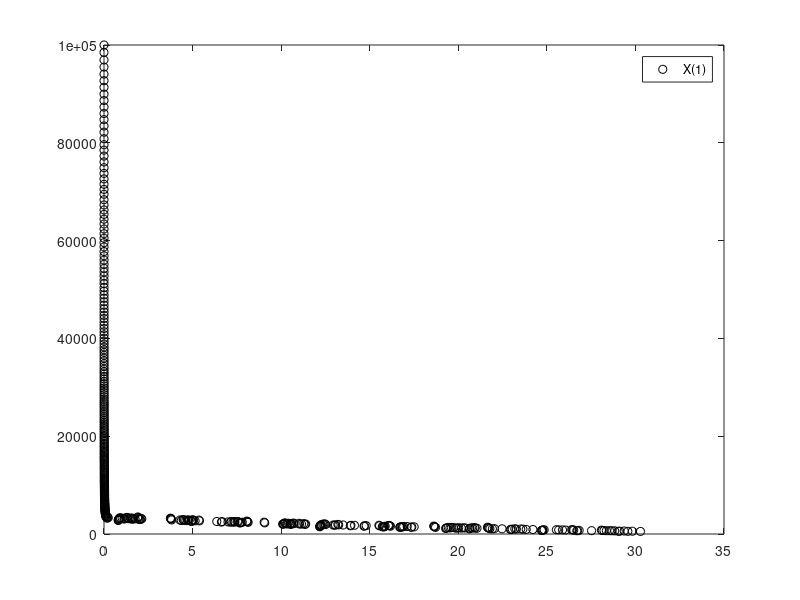
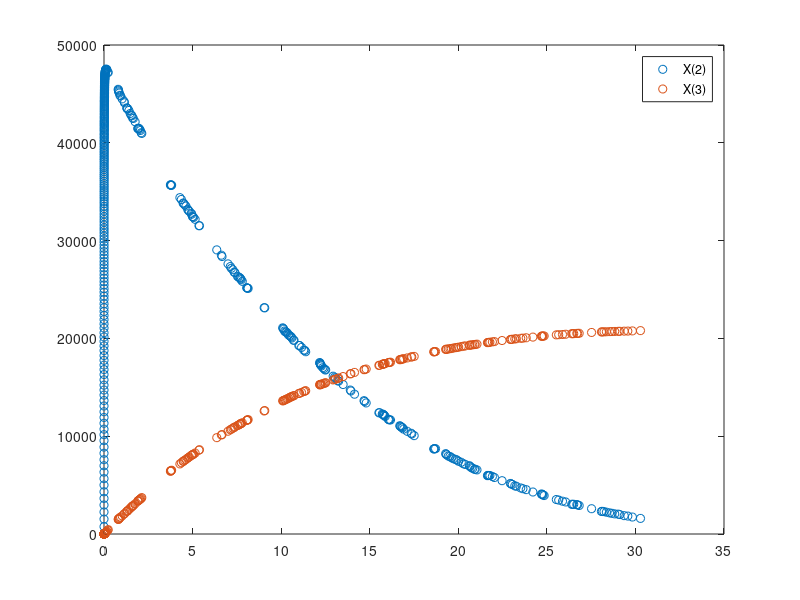

Write MATLAB code to recreate these figures, in order.
%%%% Gillespie Tau Leaping %%%% 

clear;
clc;

N=3; %Número de componentes
M=4; %Número de reacciones

%Vector X de numero de moléculas de cada componente
X=zeros(1,N);
X(1)=1e5;
X(2)=0;
X(3)=0;

%Constantes de cada reacción
c=zeros(1,M);
c(1)=1;
c(2)=0.002;
c(3)=0.5;
c(4)=0.04;

%Matriz de reacciones v
v=zeros(M,N);
v(1,:)=[-1,0,0];
v(2,:)=[-2,1,0];
v(3,:)=[2,-1,0];
v(4,:)=[0,-1,1];

%Vector de kj's
k=zeros(1,M);

%Lambda
lambda=zeros(1,N);

%Vector de a's
a=zeros(1,M);

%Matriz de b's
b=zeros(M,N);

%Epsilon
eps=zeros(1,N);

%Taus
taus=zeros(1,M);

a0=0;
d=0;
ep=0.03;

T(1)=0;
n=1;
while T(n)<30
    %%%% Calcular tau %%%%
    b(1,1)=c(1);
    b(2,1)=2*c(2)*X(n,1);
    b(3,2)=c(3);
    b(4,2)=c(4);
    
    a(1)=c(1)*X(n,1);
    a(2)=c(2)*(X(n,1)^2); %%Duda en esta
    a(3)=c(3)*X(n,2);
    a(4)=c(4)*X(n,2);
    
    a0=sum(a);
    
    for j=1:M
        eps=eps+a(j)*v(j,:);
    end
    
    for j=1:M
        for i=1:N
            d=d+eps(i)*b(j,i);
        end
        d=abs(d);
        taus(j)=ep*a0/d;
    end
    d=0;
    eps=zeros(1,N);
    tau=min(taus);
    %%%%%%%%%%%%%%%%%%%%%%
    
    %%%% Calcular las demás cosas %%%%
    for j=1:M
        k(j)=poissrnd(a(j)*tau);
        lambda=lambda+k(j)*v(j,:);
    end
    T(n+1)=T(n)+tau;
    X(n+1,:)=X(n,:)+lambda;
    lambda=zeros(1,N);
    a0=0;
    n=n+1;
end
figure()
plot(T,X(:,1),'ko')
legend('X(1)')
figure()
plot(T,X(:,2),'o')
hold on
plot(T,X(:,3),'o')
legend('X(2)','X(3)')
disp('Número de pasos: ')
disp(n)